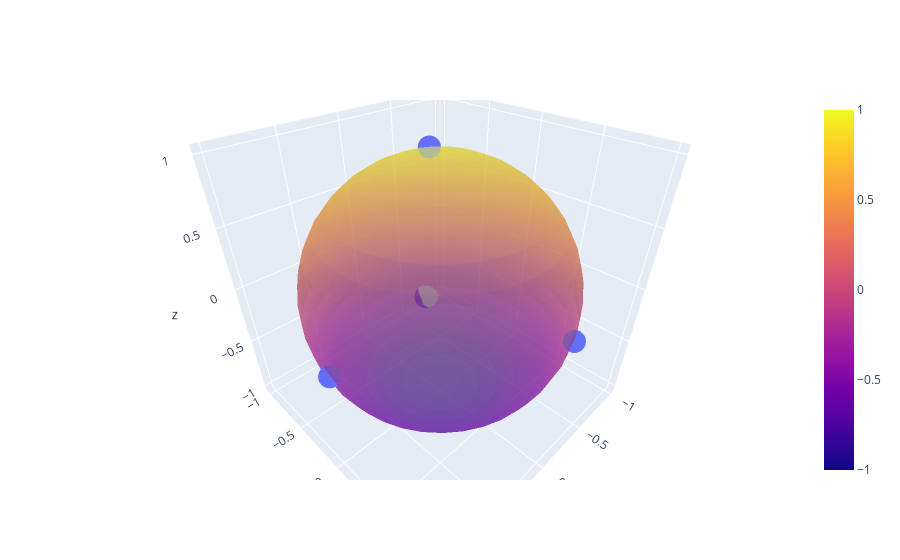

The cell this chart's notebook holds for it:
### Markdown cell above
#### For four-point 3-configuration
#### We can observe that the distance and angle (tetrahedral angle) from any point to another is the same regardless of what point you measure from.
#### I executed multiple iterations with random initial starting points and observed that the configuration of the points always remains same as reflected in the output below his implies that the configuration is regular
#### Shape: Tetrahedron
#### For n=4
#### Set of distances: [0.0, 1.63, 1.63, 1.63] 
#### Set of angles: [0.0, 109.47, 109.47, 109.47]

### Code cell
d=3
n=4
for i in range(0,5):
    print('i=',i)
    print('-----------------For four point 3-configuration:-------------------')
    distances, angles = calc_distance_angles(optimize(d,4),n)
    print('distances: ', distances)
    print('angles: ', angles)
    print('Distinct Sets of Distances:', len(np.unique(distances, axis = 0)))
    print('Distinct Sets of Angels:', len(np.unique(angles, axis = 0)))

distances.clear()
angles.clear()
plot3D(optimize(d,n))

### Figure 1 — Plotly figure (JSON) as saved in the notebook; plotly's stock layout.template omitted (floating-point values rounded to 4 significant figures; data arrays with more than 128 entries replaced by an {"elided": "..."} marker saying what was removed)
{"data": [{"opacity": 0.5, "type": "surface", "x": {"elided": "40x20 float values"}, "y": {"elided": "40x20 float values"}, "z": {"elided": "40x20 float values"}}, {"hovertemplate": "0=%{x}<br>1=%{y}<br>2=%{z}<extra></extra>", "legendgroup": "", "marker": {"color": "#636efa", "symbol": "circle"}, "mode": "markers", "name": "", "scene": "scene", "showlegend": false, "type": "scatter3d", "x": [-0.3653, -0.1715, -0.4481, 0.9848], "y": [0.9188, -0.2771, -0.6421, 0.0003864], "z": [-0.1496, 0.9454, -0.622, -0.1739]}], "layout": {"autosize": true, "scene": {"aspectmode": "auto", "aspectratio": {"x": 0.9981, "y": 0.9989, "z": 1.003}, "camera": {"center": {"x": 0, "y": 0, "z": 0}, "eye": {"x": 0.9119, "y": 0.9119, "z": 0.9119}, "projection": {"type": "perspective"}, "up": {"x": 0, "y": 0, "z": 1}}}}}
